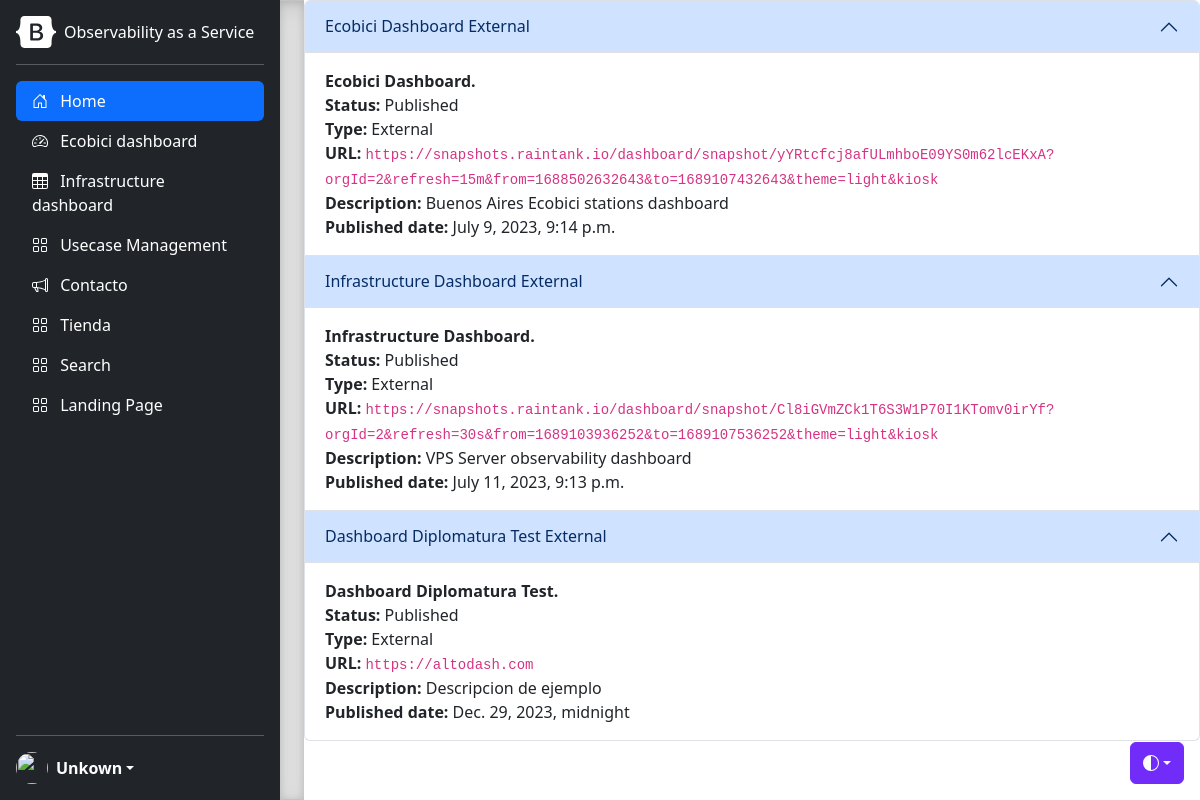
The page / on the database its author committed.
### dashboards/models.py (models this page shows, shortened)
class Dashboards(models.Model):
    draft = "Draft"
    published = "Published"
    retired = "Retired"
    custom = "Custom"
    external = "External"
    DASHBOARD_STATUS = (
        (draft, "Draft"),
        (published, "Published"),
        (retired, "Retired")
    )
    DASHBOARD_TYPE = (
        (custom, "Custom"),
        (external, "External"),
    )
    status = models.CharField(max_length=50, choices=DASHBOARD_STATUS, default=draft)
    dashboard_type = models.CharField(max_length=50, choices=DASHBOARD_TYPE, default=custom)
    name = models.CharField(max_length=200)
    url = models.CharField(max_length=200)
    description = models.CharField(max_length=200)
    published_date = models.DateTimeField('Published Date')
    image = models.ImageField(default='grafana_logo_icon_171048.png', blank=True, null=True)
    def __str__(self):
        return self.name + ' ' + str(self.dashboard_type)

### dashboards/views.py (the view)
# urls.py: path('', views.index, name='main'),
def index(request):
    params = {}
    params['page_name'] = 'Observability Insights'
    params['page'] = 'index.html'
    params['data'] = Dashboards.objects.all()
    return render(request, 'dashboards/index.html', params)

### templates/dashboards/index.html
{% extends "layout.html" %}
{% block main %}
<div class="accordion" id="accordionExample">
  {% for item in data %}
  <div class="accordion-item">
    <h2 class="accordion-header">
      <button class="accordion-button" type="button" data-bs-toggle="collapse" data-bs-target="#collapseOne" aria-expanded="true" aria-controls="collapseOne">
        {{item}}
      </button>
    </h2>
    <div id="collapseOne" class="accordion-collapse collapse show" data-bs-parent="#accordionExample">
      <div class="accordion-body">
        <strong>{{item.name}}.</strong><br \>
        <b>Status: </b>{{item.status}}<br \>
        <b>Type: </b>{{item.dashboard_type}}<br \>
        <b>URL: </b><code>{{item.url}}</code><br \>
        <b>Description: </b>{{item.description}}<br \>
        <b>Published date: </b>{{item.published_date}}<br \>
      </div>
    </div>
  </div>
  {% endfor %}
</div>
{% endblock %}

### rows shown on the page
Dashboards: name+dashboard_type "Ecobici Dashboard External", name "Ecobici Dashboard", status "Published", dashboard_type "External", url "https://snapshots.raintank.io/dashboard/snapshot/yYRtcfcj8afULmhboE09YS0m62lcEKxA?orgId=2&refresh=15m&from=1688502632643&to=1689107432643&theme=light&kiosk", description "Buenos Aires Ecobici stations dashboard", published_date "July 9, 2023, 9:14 p.m."
Dashboards: name+dashboard_type "Infrastructure Dashboard External", name "Infrastructure Dashboard", status "Published", dashboard_type "External", url "https://snapshots.raintank.io/dashboard/snapshot/Cl8iGVmZCk1T6S3W1P70I1KTomv0irYf?orgId=2&refresh=30s&from=1689103936252&to=1689107536252&theme=light&kiosk", description "VPS Server observability dashboard", published_date "July 11, 2023, 9:13 p.m."
Dashboards: name+dashboard_type "Dashboard Diplomatura Test External", name "Dashboard Diplomatura Test", status "Published", dashboard_type "External", url "https://altodash.com", description "Descripcion de ejemplo", published_date "Dec. 29, 2023, midnight"
